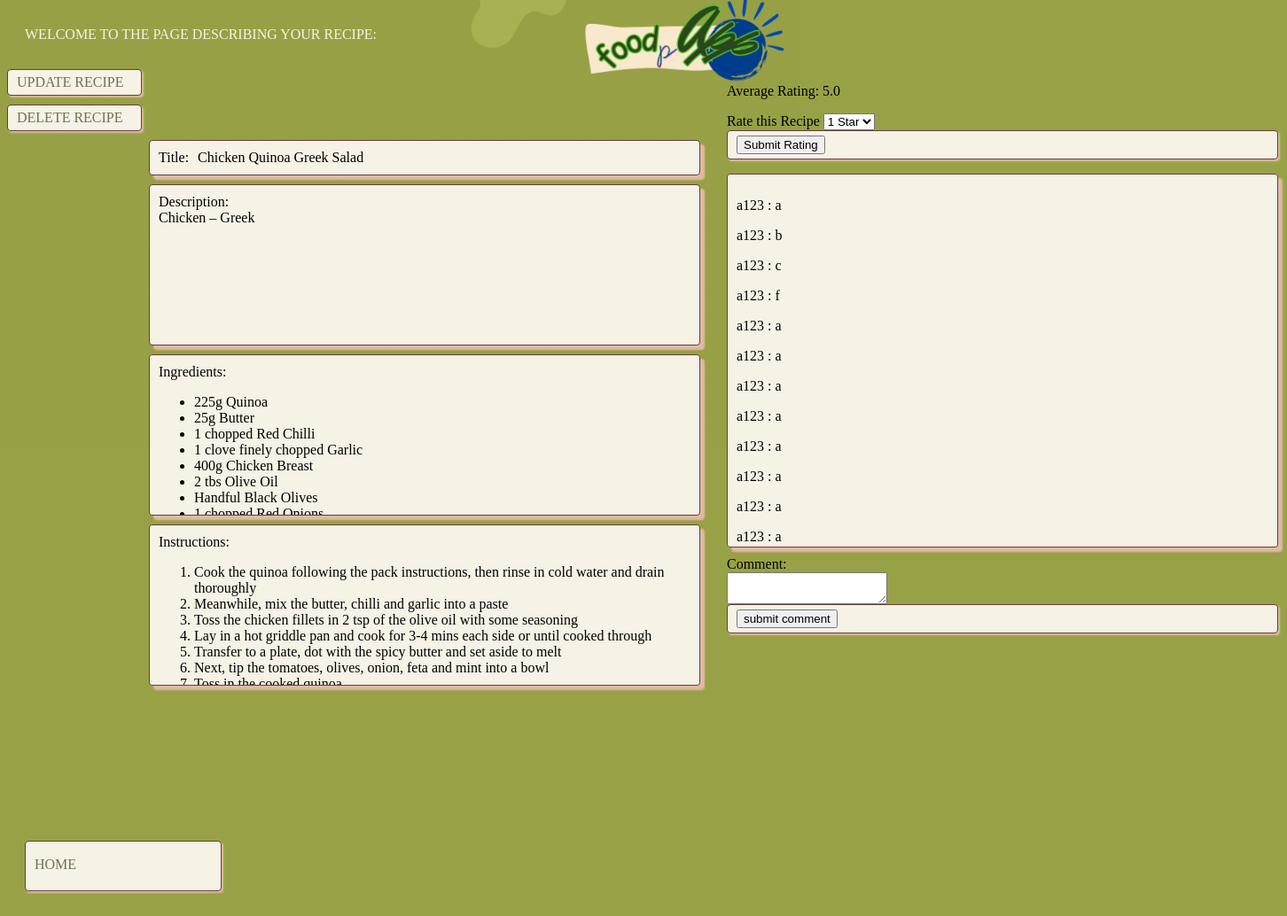
Page /home/myrecipes/mysinglerecipeview/1 (signed in) on the committed database.
### app/models.py (models this page shows, shortened)
class Recipe(db.Model):
    id = db.Column(db.Integer, primary_key=True)  # Primary key for recipe ID
    title = db.Column(db.String(80))  # Column for recipe title with a max length of 80 characters
    description = db.Column(db.Text, nullable=False)  # Column for recipe description (non-nullable)
    ingredients = db.Column(db.Text, nullable=False)
    instructions = db.Column(db.Text, nullable=False)
    comment_ids = db.Column(db.String, default="")
    created = db.Column(db.DateTime, default=datetime.now())  # Timestamp for when the recipe is created
    user_id = db.Column(db.Integer, db.ForeignKey('user.id'))  # Foreign key to associate with a User
    created = db.Column(db.DateTime, default=datetime.now())
    ratings = db.Column(db.String, default="")                 # String formatted as "UserID Rating UserID Rating ..."
    num_of_rating = db.Column(db.Integer, default=0)
    total_rating = db.Column(db.Integer, default=0)
    tags = db.Column(db.JSON, default={})
    def average_rating(self):
        if self.num_of_rating:
            return self.total_rating/self.num_of_rating
    def get_comment_ids_list(self):
        return self.comment_ids.split()
    def get_comment_list(self):
        comment_list = []
        for comment_id in self.get_comment_ids_list():
            comment = Comment.query.get(comment_id)  # gets the comment object
            content = comment.comment  # gets the content of the comment
            user = User.query.get(comment.user_id)  # gets the user object
            username = user.username  # gets the username of the user
            comment_list.append(f"{username} : {content}")  # comment format
        return comment_list
    def format_ingredients(self, unformatted_list):
        if not unformatted_list:  # Check if the list is empty
            return []
        return [element.strip() for element in unformatted_list.split('\n')]  # Split by newline and strip extra spaces
    def format_instructions(self, unformatted_list):
        if not unformatted_list:  # Check if the list is empty
            return []
        return [element.strip() for element in unformatted_list.split('.')]  # Split by dot and strip extra spaces

### app/routes.py (the view, shortened to what this page needs)
@myapp_obj.route("/home/myrecipes/mysinglerecipeview/<int:num>", methods=['GET', 'POST'])
@login_required  # Ensure the user is logged in before accessing this route
def mysinglerecipeview(num):
    recipe = Recipe.query.get(num)  # Fetch the recipe by its ID
    if recipe is None:  # If the recipe does not exist
        flash("Recipe not found.", "danger")  # Show a flash message
        return redirect("/home/myrecipes")  # Redirect to the recipes page
    comment_form = CommentForm()
    rating_form = RatingForm()
    if rating_form.validate_on_submit():
        recipe.rate_recipe(current_user.id, rating_form.rating.data)
    formatted_ingredients = recipe.format_ingredients(recipe.ingredients)
    formatted_instructions = recipe.format_instructions(recipe.instructions)
    show_buttons = (current_user.is_authenticated and recipe.user_id == current_user.id)
    check_favorite = (recipe in current_user.favorite_recipes.all() )
    comment_list = recipe.get_comment_list()
    return render_template("mysinglerecipeview.html", title = "My Recipe", pageClass = "mysinglerecipeview",
                           ingredients=formatted_ingredients, instructions=formatted_instructions, recipe = recipe, show_buttons = show_buttons,
                           comment_form = comment_form, comment_list = comment_list, rating_form = rating_form, check_favorite = check_favorite)  # Render home.html

### app/forms.py
class CommentForm(FlaskForm):
    comment = TextAreaField("Comment", validators=[validators.DataRequired()])
    submit_comment =  SubmitField("submit comment")

class RatingForm(FlaskForm):
    rating = SelectField("Rate this Recipe", choices=[(1,"1 Star"), (2,"2 Star"), (3,"3 Star"), (4,"4 Star"), (5,"5 Star")], validators=[validators.DataRequired()])
    submit_rating = SubmitField("Submit Rating")

### app/__init__.py (called while the page is built)
@login.user_loader
def load_user(id):
    return User.query.get(int(id))  # Fetch the user by ID from the database

### app/templates/mysinglerecipeview.html (shortened to what this page needs)
{% extends "base.html" %}
{% block content %}
<div class = "welcome-text"> WELCOME TO THE PAGE DESCRIBING YOUR RECIPE: </div>
	<div class = "container">
		<div class = "left">
	<div class = "links">
		{% if show_buttons %}
		  <a href="{{ url_for('mysinglerecipeedit', recipe_id = recipe.id) }}">
		 	<div class = "button">  UPDATE RECIPE </div>
		  </a>
		  <a href="{{ url_for('mysinglerecipedelete', recipe_id = recipe.id) }}">
  		 	<div class = "button">  DELETE RECIPE </div>
  		  </a>
 		 {% endif %}
	</div>
			 <div class = "recipe-content">
				<div class="title field">
					<div class="display-label">Title:</div>
					<div class="display-content">{{ recipe.title }}</div>
				</div>
				<div class="area field">
					<div class="display-label">Description:</div>
					<div class="display-content">{{ recipe.description}}</div>
				</div>
				  <div class="area field">
					  <div class="display-label">Ingredients:</div>
					  <div class="display-content">
						<ul>
							{% for ingredient in ingredients %}
								{% if ingredient != ''%}
									<li>{{ingredient}}</li>
								{% endif %}
							{% endfor %}
						</ul>
					</div>
				  </div>
				  <div class="area field">
					  <div class="display-label">Instructions:</div>
					  <div class="display-content">
						<ol>
							{% for step in instructions %}
								{% if step != ''%}
									<li>{{step}}</li>
								{% endif %}
							{% endfor %}
						</ol>
					  </div>
					</div>
			</div>
		</div>
	<div>
		<p>Average Rating: {{ recipe.average_rating() }}</p>
		<form action="" method="POST" novalidate>
			{{ rating_form.rating.label }} {{ rating_form.rating()}}
			<div class = "button"> {{ rating_form.submit_rating() }} </div>
		</form>
		<div class="area field" style="height:400">
			{% for comment in comment_list %}
				<p>{{ comment }}</p>
			{% endfor %}
		</div>
		<form action="" method="POST" novalidate>
			 <div class="form-field">
					<div class="input-text">{{comment_form.comment.label}}:</div>
					{{ comment_form.comment(class="form-control", id="comment") }}
			 </div>
			 <div class = "button">  {{ comment_form.submit_comment() }} </div>
		</form>
	</div>
</div>
	<a href = "{{url_for('home')}}" id = "home">
		<div class = "button home-button"> HOME </div>
	</a>
{% endblock %}

### app/templates/base.html (shortened to what this page needs)
<html>
<head>
	<link rel = "stylesheet" href = "{{ url_for('static', filename = 'styles.css')}}">
</head>
<body class = "{{pageClass}}">
    {% block content %} {% endblock %}
</body>
</html>

### app/static/styles.css (style rules this page uses)
a { text-decoration: none; }
.welcome-text { color: #f6f2e6; margin: 30px 20px; }
div.button.home-button { position: absolute; left: 28px; bottom: 30px; width: 200px; height: 33px; margin-bottom: 20px; padding-top: 17px; }

### rows in the picture
Recipe: title "Chicken Quinoa Greek Salad", description "Chicken – Greek", average_rating "5.0"

### other values in the picture
{{ ingredient }} "225g Quinoa" "25g Butter" "1 chopped Red Chilli" "1 clove finely chopped Garlic" "400g Chicken Breast" "2 tbs Olive Oil" "Handful Black Olives"
{{ step }} "Cook the quinoa following the pack instructions, then rinse in cold water and drain thoroughly" "Meanwhile, mix the butter, chilli and garlic into a paste" "Toss the chicken fillets in 2 tsp of the olive oil with some seasoning" "Lay in a hot griddle pan and cook for 3-4 mins each side or until cooked through" "Transfer to a plate, dot with the spicy butter and set aside to melt" "Next, tip the tomatoes, olives, onion, feta and mint into a bowl"
{{ rating_form.rating.label }} "Rate this Recipe"
{{ comment }} "a123 : a" "a123 : b" "a123 : c" "a123 : f" "a123 : a" "a123 : a" "a123 : a" "a123 : a" "a123 : a" "a123 : a" "a123 : a" "a123 : a"
{{ comment_form.comment.label }} "Comment"
